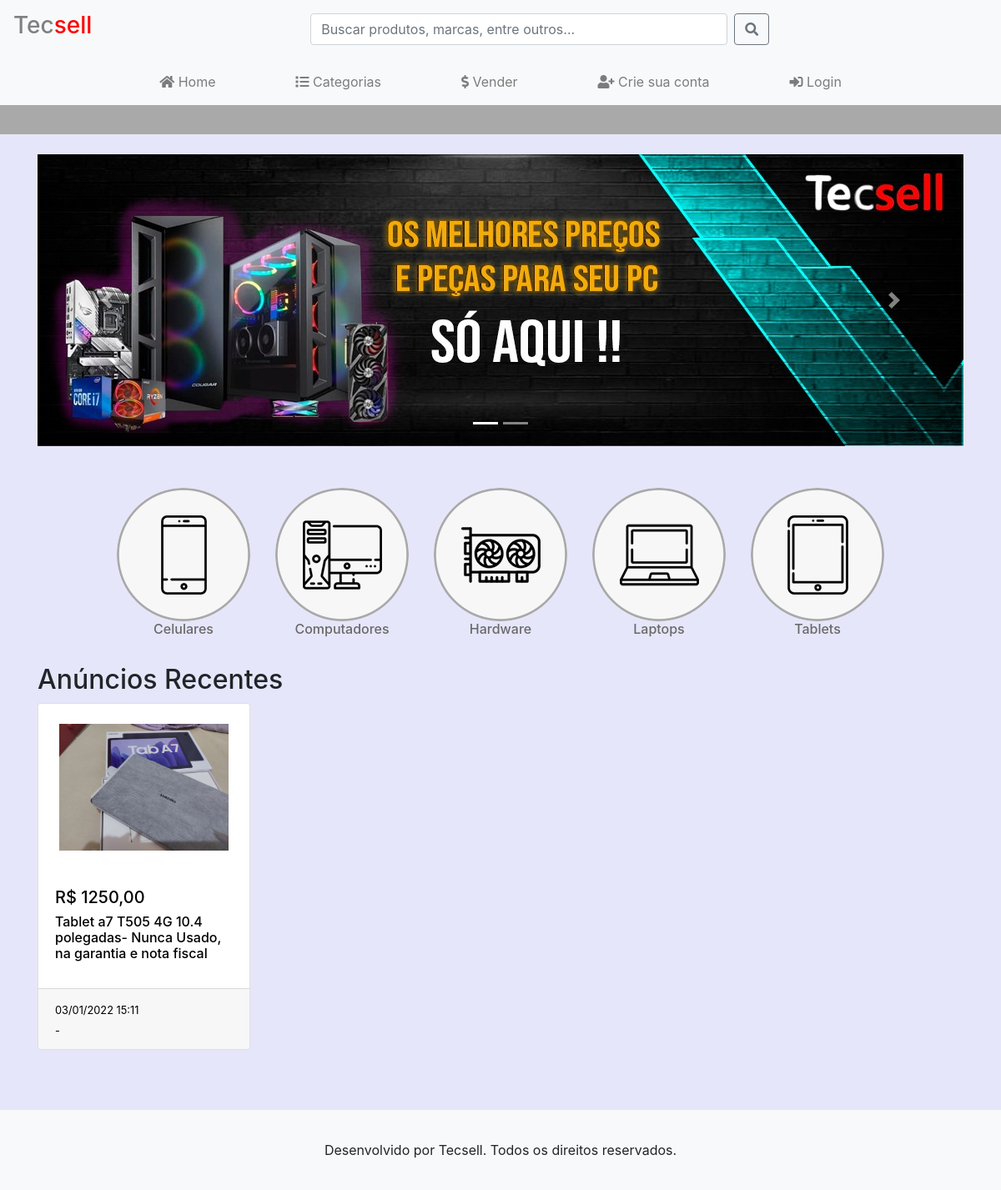
The page / on the database its author committed.
### tables this page shows
CREATE TABLE `categorias` (
  `cod_categoria` int(11) NOT NULL,
  `nome_categoria` varchar(100) NOT NULL,
  `status_categoria` enum('Ativo','Bloqueado') NOT NULL DEFAULT 'Ativo',
  `foto_categoria` varchar(255) NOT NULL
);

CREATE TABLE `cadastro_produto` (
  `cod_produto` int(11) NOT NULL,
  `nome_produto` varchar(150) NOT NULL,
  `status_produto` enum('Ativo','Bloqueado') NOT NULL DEFAULT 'Ativo',
  `data_cadastro_produto` timestamp NOT NULL DEFAULT current_timestamp() ON UPDATE current_timestamp(),
  `email_usuario` varchar(100) NOT NULL,
  `cod_categoria_produto` int(11) NOT NULL,
  `preco_produto` int(14) NOT NULL,
  `estado_produto` enum('Novo','Usado') NOT NULL DEFAULT 'Usado',
  `localizacao_produto` varchar(10) NOT NULL,
  `descricao_produto` varchar(10000) NOT NULL
);

CREATE TABLE `fotos_produto` (
  `cod_foto` int(11) NOT NULL,
  `cod_produto` int(11) NOT NULL,
  `endereco_foto` varchar(100) NOT NULL
);

### index.php (the view, shortened to what this page needs)
<?php
	include('header.php');
    include('menu_busca.php')
?>
<html>
  <body>
    <div class="container">
        <div class="row">
            <div class="col-lg-12">
                <div id="carouselExampleIndicators" class="carousel slide my-4" data-ride="carousel">
                    <ol class="carousel-indicators">
                        <li data-target="#carouselExampleIndicators" data-slide-to="0" class="active"></li>
                        <li data-target="#carouselExampleIndicators" data-slide-to="1"></li>
                    </ol>
                    <div class="carousel-inner" role="listbox">
                        <div class="carousel-item active">
                            <img class="d-block img-fluid" src="fotos/sistema/banner1.jpeg" alt="First slide">
                        </div>
                    </div>
                    <a class="carousel-control-prev" href="#carouselExampleIndicators" role="button" data-slide="prev">
                        <span class="carousel-control-prev-icon" aria-hidden="true"></span>
                    </a>
                    <a class="carousel-control-next" href="#carouselExampleIndicators" role="button" data-slide="next">
                        <span class="carousel-control-next-icon" aria-hidden="true"></span>
                    </a>
                </div>
                <div class="row central">
                <?php
                    $sql="select cod_categoria, nome_categoria, foto_categoria from categorias where status_categoria='Ativo' order by nome_categoria";
                    $resultado = $conexao->query($sql);
                    while($linha = $resultado->fetch_object())
                    {
                    echo    "<div class=\"col-lg-2 col-md-6 mb-4\">
                                <a href=\"categoria.php?cod_categoria=$linha->cod_categoria\">
                                    <img class=\"rounded-circle\" src=\"$linha->foto_categoria\" alt=\"\">
                                    <div class=\"abc\" align=\"center\"><h6>$linha->nome_categoria</h6></div>
                                </a>
                            </div>";
                    }
                ?>
                </div>
                <div>
                    <span><h2>Anúncios Recentes</h2></span>
                </div>
                <div class="row">
                    <?php
                    $sql="select * from cadastro_produto where status_produto='Ativo' order by data_cadastro_produto desc limit 20";
                    $resultado = $conexao->query($sql);
                    while($linha = $resultado->fetch_object())
                    {
                    $sql2="select endereco_foto from fotos_produto where cod_produto = $linha->cod_produto limit 1";
                    $resultado2 = $conexao->query($sql2);
                    $linha2 = $resultado2->fetch_object();
                    $data = $linha->data_cadastro_produto;
                    $novadata = date('d/m/Y H:i', strtotime($data));
                    $cep = $linha->localizacao_produto;
                    $url = "https://viacep.com.br/ws/".$cep."/json/";
                    $data = file_get_contents($url);
                    $resposta = json_decode($data);
                    $cidade = $resposta->{'localidade'};
                    $uf = $resposta->{'uf'};
                    echo "<div class=\"col-lg-3 col-md-6 mb-4\">
                            <a href=\"produto.php?cod_produto=$linha->cod_produto\" class=\"link_anuncio\">
                                <div class=\"card h-100\">";
                                if(isset($linha2->endereco_foto))
                                {
                                    echo "<img class=\"card-img-top p-4\" src=\"$linha2->endereco_foto\" alt=\"\">";
                                }
                                else
                                {
                                    echo "<img class=\"card-img-top p-4\" src=\"fotos/sistema/produtosemfoto.jpg\" alt=\"\">";
                                }
                              echo "<div class=\"card-body\">
                                        <h5>R$ $linha->preco_produto,00</h5>
                                        <h6 class=\"card-title\">$linha->nome_produto</h6>
                                    </div>
                                    <div class=\"card-footer\">
                                        <div>
                                            <small>$novadata</small>
                                        </div>
                                        <div>
                                            <small>$cidade - $uf</small>
                                        </div>
                                    </div>
                                </div>
                            </a>
                          </div>";
                    }
                    ?>
                </div>
            </div>
        </div>
    </div>
  </body>
</html>
<?php
    include("footer.php");
?>

### header.php (shortened to what this page needs)
<!DOCTYPE html>
<html lang="en">
  <head>
      <link rel="stylesheet" href="https://stackpath.bootstrapcdn.com/bootstrap/4.3.1/css/bootstrap.min.css">
      <link rel="stylesheet" href="https://pro.fontawesome.com/releases/v5.10.0/css/all.css"/>
      <link rel="stylesheet" href="css/main.css">
  </head>
</html>

### menu_busca.php (shortened to what this page needs)
<?php
	if(isset($_SESSION["nome_usuario"]))
	{
		$nome = $_SESSION["nome_usuario"];
	}
	else
	{
		$nome = "Cliente";
	}
?>
<nav class="navbar navbar-expand-lg navbar-light bg-light">
    <a href="index.php"><h3><span style="color:gray;">Tec</span><span id="logo">sell</span></a></h3>
    <nav class="navbar navbar navbar-expand-lg navbar-light bg-light mx-auto nvb">
        <form action="resultadobusca.php" method="get" class="form-inline my-2 my-lg-0">
            <input class="form-control mr-sm-2 busca" type="search" name="mensagem-busca" placeholder="Buscar produtos, marcas, entre outros..." aria-label="Search" required>
            <button class="btn btn-outline-secondary my-2 my-sm-0" type="submit"><i class="fas fa-search"></i></button>
        </form>
    </nav>
</nav>
<nav class="navbar navbar-expand-lg navbar-light bg-light nvb">
    <div class="navbar-collapse" id="navbarSupportedContent">
        <ul class="navbar-nav mr-auto mx-auto">
            <li class="nav-item ab">
                <a class="nav-link" href="index.php"><i class="fas fa-home"></i> Home</a>
            </li>
            <li class="nav-item dropdown ab">
                <a class="nav-link dropdown" href="#" id="navbarDropdown" role="button" data-toggle="dropdown" aria-haspopup="true" aria-expanded="false"><i class="fas fa-list"></i> Categorias</a>
            </li>
            <li class="nav-item ab">
                <a class="nav-link" href="vender.php"><i class="fas fa-dollar-sign"></i> Vender</a>
            </li>
            <?php
                if(isset($_SESSION["nome_usuario"]))
                {
                    echo "<li class=\"nav-item dropdown ab\">
                            <a class=\"nav-link dropdown\" href=\"#\" role=\"button\" data-toggle=\"dropdown\" aria-haspopup=\"true\" aria-expanded=\"false\"><i class=\"fas fa-user-circle fa-lg\"></i> $nome</a>
                            <ul class=\"dropdown-menu\" aria-labelledby=\"navbarDropdown\">
                                <a href=\"meuperfil.php\"><li class=\"dropdown-item\">Meu Perfil</li></a>
                                <a href=\"meus_anuncios.php\"><li class=\"dropdown-item\">Meus Anúncios</li></a>
                                <a href=\"mensagens.php\"><li class=\"dropdown-item\">Mensagens</li></a>
                                <div class=\"dropdown-divider\" style=\"width:200px;\"></div>
                                <a href=\"sair.php\"><li class=\"dropdown-item\">Sair</li></a>
                            </ul>
                          </li>";
                }
                else
                {
                    echo "<li class=\"nav-item ab\">
                            <a class=\"nav-link\" href=\"criar_conta.php\"><i class=\"fas fa-user-plus\"></i> Crie sua conta</a>
                          </li>";
                    echo "<li class=\"nav-item ab\">
                            <a class=\"nav-link\" href=\"login.php\"><i class=\"fas fa-sign-in-alt\"></i> Login</a>
                          </li>";
                }
            ?>
        </ul>
    </div>
</nav>
<div id="faixa">
</div>

### footer.php (shortened to what this page needs)
<div id="footer" class="mt-5">
    <div id="logo-footer" class="bg-light">
        <p align="center" class="mt-3">Desenvolvido por Tecsell. Todos os direitos reservados.</p>
    </div>
</div>

### css/main.css (style rules this page uses)
body { background-color:#E6E6FA; }
a { text-decoration: none !important; }
#logo { color: red !important; }
#faixa { height: 35px !important; background-color: #A9A9A9 !important; }
.busca { width: 500px !important; }
.ab { padding-inline: 40px !important; }
.central { margin-top: 50px !important; justify-content: center !important; }
.abc { color: dimgray !important; }
.link_anuncio { color: black !important; }

### index.php (style rules this page uses)
.card-img-top { width: 100%; height: 200px; object-fit: contain; }

### footer.php (style rules this page uses)
#logo-footer { padding: 20px; }
a { color: black; }

### rows shown on the page
categorias: foto_categoria (picture), nome_categoria "Celulares"
categorias: foto_categoria (picture), nome_categoria "Computadores"
categorias: foto_categoria (picture), nome_categoria "Hardware"
categorias: foto_categoria (picture), nome_categoria "Laptops"
categorias: foto_categoria (picture), nome_categoria "Tablets"
cadastro_produto: fotos_produto.endereco_foto (picture), preco_produto "1250", nome_produto "Tablet a7 T505 4G 10.4 polegadas- Nunca Usado, na garantia e nota fiscal", data_cadastro_produto "03/01/2022 15:11"
